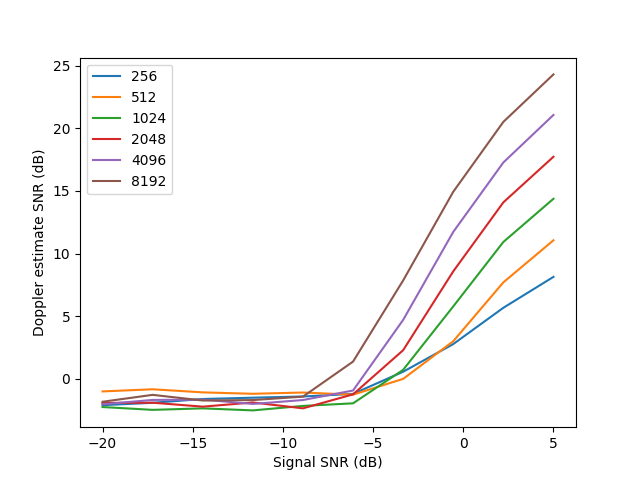

The Python source for this figure:
#!/bin/python

import numpy as np
import scipy.interpolate
import matplotlib.pyplot as plt
import torch
from torch.fft import fft,ifft
import argparse
import datetime
import tqdm

def doppler_processor(data,sample_rate,center_freq,tx_cf,doppler_axis,filt=None,device='cpu'):
    '''
    Run Doppler sweep for QPSK signal detection

    Inputs:
       data         = complex samples (windows,window_size)
       sample_rate  = I/Q sample rate in Hz
       center_freq  = center frequency of sampler in Hz
       tx_cf        = expected transmitter center frequency in Hz
       doppler_axis = Doppler frequencies to try (vector, Hz)
       filt         = filter shape to apply (window_size)
       device       = torch device for computation

    Outputs:
       doppler_samples = estimate of signal at given Doppler (windows,doppler_axis length)
    '''
    windows = data.shape[0]
    window_size = data.shape[1]
    doppler_size = doppler_axis.shape[0]

    doppler_samples = torch.zeros((windows,doppler_size),dtype=torch.complex128)
    
    for i,dop in enumerate(tqdm.tqdm(doppler_axis,desc='Doppler sweep',position=2,leave=False)):
        # Apply filtering if requested
        if filt is not None:
            data_baseband = ifft(fft(data,axis=1)*filt)
        else:
            data_baseband = data

        # Baseband the data
        data_baseband = data_baseband*torch.exp(1j*2*torch.pi*(tx_cf-center_freq-dop)/sample_rate*torch.arange(window_size).to(device))

        # Squash the phase
        data_sq = data_baseband**4

        # Measure signal
        doppler_samples[:,i] = torch.abs(torch.mean(data_sq,axis=1))
        
    return doppler_samples            

# Source - https://stackoverflow.com/a/56530727
# Posted by janispritzkau
# Retrieved 2026-04-09, License - CC BY-SA 4.0
# Modified:
#  Now root raised cosine rather than raised cosine
#  Now in frequency domain
def rrcosfilter(N, beta, Ts, Fs):
    t = (torch.arange(N) - N / 2) / Fs
    return torch.sqrt(fft(torch.where(torch.abs(2*t) == Ts / beta,
        torch.pi / 4 * torch.sinc(t/Ts),
        torch.sinc(t/Ts) * torch.cos(torch.pi*beta*t/Ts) / (1 - (2*beta*t/Ts) ** 2))))

parser = argparse.ArgumentParser(
    prog = 'qpsk_doppler.py',
    description = 'Performance validation for Doppler QPSK signal detection')

parser.add_argument('--window_size',
                    type=int,
                    help='FFT window size',
                    default=65536)
parser.add_argument('--windows',
                    type=int,
                    help='Number of windows to process',
                    default=512)
parser.add_argument('--center',
                    help='Desired center frequency in Hz',
                    type=int,
                    default=2216.5e6)
parser.add_argument('--bandpass',
                    help='Bandpass filter width in Hz; default is None',
                    type=int,
                    default=None)
parser.add_argument('--dopplersamples',
                    help='Number of Doppler samples',
                    type=int,
                    default=1024)
parser.add_argument('--dopplerstart',
                    help='Doppler search start frequency (Hz)',
                    type=float,
                    default=-100000)
parser.add_argument('--dopplerstop',
                    help='Doppler search stop frequency (Hz)',
                    type=float,
                    default=100000)
parser.add_argument('--device',
                    help='PyTorch device',
                    default='cpu')
parser.add_argument('--outfile',
                    help='Name of file to save figure to (default is to show figure)',
                    default=None)
parser.add_argument('--snrstart',
                    help='SNR to start sweep (dB)',
                    type=float,
                    default=-20)
parser.add_argument('--snrstop',
                    help='SNR to stop sweep (dB)',
                    type=float,
                    default=5)
parser.add_argument('--snrsamples',
                    help='Number of SNR values to test',
                    type=int,
                    default=10)
parser.add_argument('--sample_rate',
                    help='Sample rate Hz',
                    type=int,
                    default=10e6)
parser.add_argument('--symbol_rate',
                    help='Symbol rate Hz',
                    type=int,
                    default=4e6)
parser.add_argument('--center_freq',
                    help='Center frequency in Hz',
                    type=int,
                    default=2.2615e9)
parser.add_argument('--true_dop',
                    help='True Doppler frequency in Hz',
                    type=int,
                    default=-12e3)

args = parser.parse_args()

window_size = args.window_size
windows = args.windows
tx_cf = args.center
bandpass = args.bandpass
dopplersamples = args.dopplersamples
dopplerstart = args.dopplerstart
dopplerstop = args.dopplerstop
outfile = args.outfile
device = args.device
snrstart = args.snrstart
snrstop = args.snrstop
snrsamples = args.snrsamples
sample_rate = args.sample_rate
center_freq = args.center_freq
symbol_rate = args.symbol_rate
true_dop = args.true_dop

# Which processing window sizes counts to test
windows_list = [2**i for i in range(8,14)]

# Which doppler frequencies to test
doppler_axis = np.linspace(dopplerstart,dopplerstop,dopplersamples)
true_doppler_sample = int(np.min(np.where(doppler_axis-true_dop>0.)))
snr_axis = np.linspace(snrstart,snrstop,snrsamples)

# Preallocate output
doppler_estimates = np.zeros((snrsamples,len(windows_list)))
doppler_snr = np.zeros((snrsamples,len(windows_list)))

for wi,window_size in enumerate(tqdm.tqdm(windows_list,'Running window sizes',position=0)):
    # Preallocate result array for each Doppler processing run 
    doppler_samples = torch.zeros((windows,dopplersamples),dtype=torch.complex128)

    # Pre-build bandpass filter if needed
    if bandpass is not None:
        filt=torch.conj(rrcosfilter(window_size, 0.35, 1.0/bandpass, sample_rate).to(device))
    else:
        filt = None

    # Synthesize fixed signal
    time_axis = np.linspace(0,windows*window_size/sample_rate,windows*window_size)
    message_axis = np.arange(0,windows*window_size/sample_rate,1/symbol_rate)
    message = np.floor(np.random.rand(*message_axis.shape)*4)/2
    message = np.exp(1j*np.pi*scipy.interpolate.interpn((message_axis,),message,time_axis,method='nearest',bounds_error=False,fill_value=0.))
    signal = np.exp(-1j*(2*np.pi*(tx_cf-true_dop-center_freq)*time_axis)+message)
    signal_power = np.var(signal)

    for i,snr in enumerate(tqdm.tqdm(snr_axis,desc='Running SNR samples',position=1,leave=False)):
        # Noise profile (AWGN)
        noise = np.random.randn(*time_axis.shape)
        noise_power = np.var(noise)

        # Synthesize data
        data = 10**(snr/20.)*np.sqrt(noise_power/signal_power)*signal+noise
    
        # Unpack the data into the proper shape
        data = np.reshape(data, (windows,window_size), order='C')
        data = torch.from_numpy(data).to(device)

        # Apply Doppler processing
        doppler_samples = doppler_processor(data,sample_rate,center_freq,tx_cf,doppler_axis,filt,device)

        # Averaging
        data_smoothed = 20*torch.log10(torch.abs(torch.mean(doppler_samples,axis=0))).to('cpu').numpy()
    
        # Doppler detection
        doppler_estimates[i,wi] = doppler_axis[np.argmax(data_smoothed)].squeeze()
        doppler_snr[i,wi] = np.real(np.max(data_smoothed[true_doppler_sample-2:true_doppler_sample+2]) - np.mean(data_smoothed[np.abs(doppler_axis)>true_dop]) - np.std(data_smoothed[np.abs(doppler_axis)>true_dop])).squeeze()

#        plt.plot(doppler_axis,np.real(data_smoothed.squeeze()))
#        plt.plot([true_dop,true_dop],plt.ylim())
#        plt.plot(doppler_axis[true_doppler_sample],np.real(data_smoothed[true_doppler_sample]),'b+')
#        plt.xlabel('Doppler frequency (Hz)')
#        plt.ylabel('Relative signal level (dB)')
#        plt.title('Detected Doppler {:.2f} Hz, SNR {:.2f} dB'.format(doppler_estimates[wi,i],doppler_snr[wi,i]))
#        plt.show()

# Display
plt.plot(snr_axis,doppler_snr)
plt.legend(windows_list)
plt.xlabel('Signal SNR (dB)')
plt.ylabel('Doppler estimate SNR (dB)')

# Save or display output figure
if outfile is None:
    plt.show()
else:
    plt.savefig(outfile)
